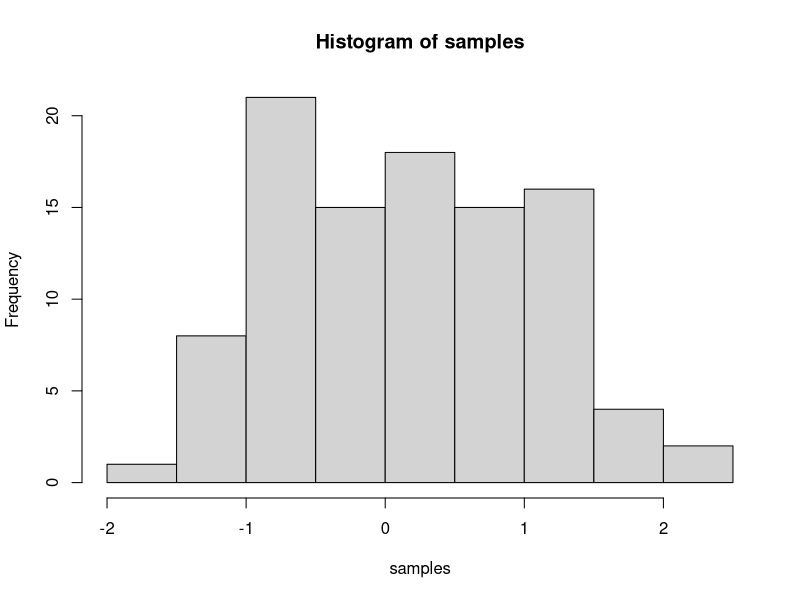

Here is the R script that generated this plot:
## ---- chunk 1
knitr::opts_chunk$set(message=FALSE,warning=FALSE, cache=TRUE)
## ---- chunk 2
samples <- rnorm(100, mean=0, sd=1)
hist(samples)
## ---- chunk 3
1+2
2*5
5/3
(1+6+4)/5
## ---- chunk 4
a<-1
b<-2
a+b
d<-c(1,2,3)
e<-c(5,6,7)
d+e
d*e
d/e
## ---- chunk 5
# for loop solution
# i becomes the number 1 to 100 at each step of the loop
a <- length(100) # make empty variable, set length to 100
for (i in 1:100){
  a[i] <-i #assigns the number in i, to the ith index of a
}
print(a)
# for loop solution #2
a<-c() #create empty variable using combine command
for (i in 1:100){
  a<-c(a,i) # keeps combining a with itself and the new number in i
}
print(a)
# seq solution
a <- seq(1,100,1) # look up help for seq using ?seq() in console
print(a)
